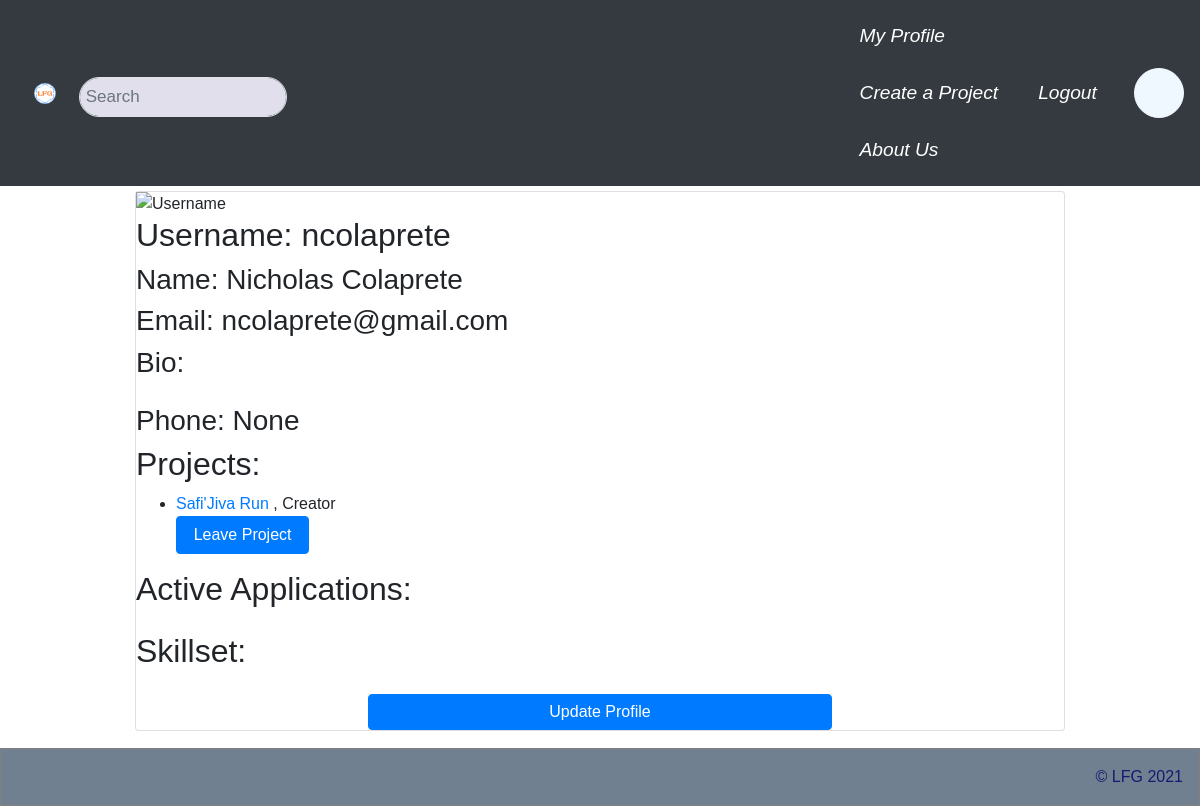
/accounts/profile/ (signed in), run on an earlier commit of the app's database.
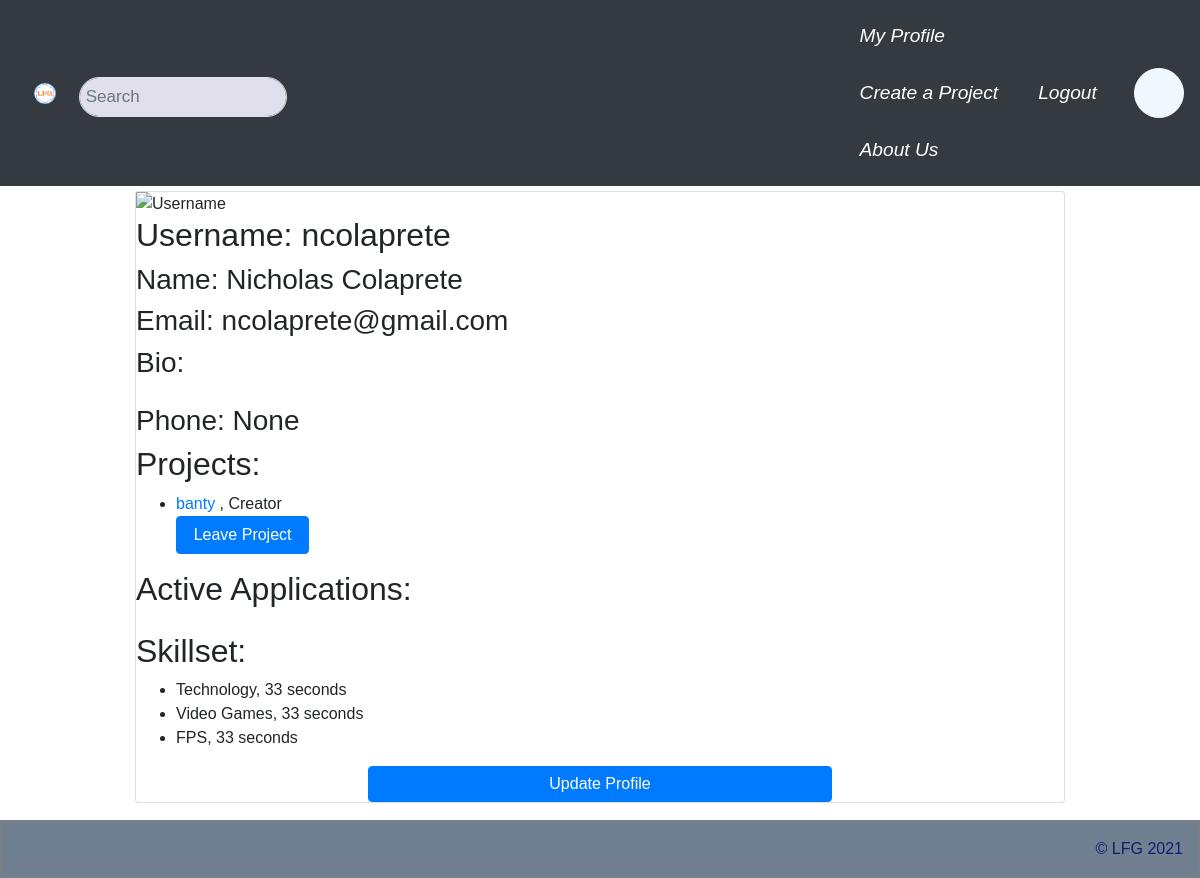
And on a later commit of the database.
### LFGCore/models.py (models this page shows, shortened)
class Member(models.Model):
  profile = models.ForeignKey(Profile, on_delete=models.CASCADE)
  project = models.ForeignKey(Project, on_delete=models.CASCADE)
  roles = models.ManyToManyField('Role', through='RolePeriod')
  is_owner = models.BooleanField()
  start_date = models.DateTimeField(default=now)
  end_date = models.DateTimeField(null=True)
  active = models.BooleanField(default=True)

class Project(models.Model):
  channels = models.ManyToManyField('ChatChannel', through='ProjectChannel')
  name = models.CharField(max_length=45)
  description = models.CharField(max_length=10000)
  start_date = models.DateTimeField(default=now)
  end_date = models.DateTimeField(null=True)
  active = models.BooleanField(default=True)
  objects = ProjectManager()

class Role(models.Model):
  project = models.ForeignKey(Project, on_delete=models.CASCADE)
  skills = models.ManyToManyField('Skill')
  title = models.CharField(max_length=45)
  description = models.CharField(max_length=1000)
  active = models.BooleanField(default=True)

class Skill(models.Model):
  parent = models.ForeignKey("self", on_delete=models.CASCADE, null=True)
  name = models.CharField(max_length=45)
  description = models.CharField(max_length=250)
  def __str__(self):
    return self.name

### LFGCore/views.py (the view)
# urls.py: path('accounts/profile/', views.profile, name='my_profile_view'),
@login_required
def profile(request, id=None):
  user = None
  if id == None:
    user = request.user
  else:
    user = User.objects.get(id=id)
  return render(request, 'LFGCore/profile.html', {
    "user": user,
    "is_own_profile": user == request.user,
    "memberships" : user.profile.member_set.filter(project__active=True),
    "skillset": user.profile.get_resume(),
    'logged_in' : request.user.is_authenticated
  })

### LFGCore/models.py (called while the page is built)
def format_time(hrs):
  seconds = math.floor((hrs * 3600) % 60)
  minutes = math.floor((hrs * 60) % 60)
  hours = math.floor(hrs % 24)
  days = math.floor((hrs / 24) % 30)
  months = math.floor((hrs / 720) % 12)
  years = math.floor(hrs / 8760)
  if minutes < 1:
    return f"{seconds} seconds"
  elif hours < 1:
    return f"{minutes} min, {seconds} sec"
  elif days < 1:
    return f"{hours} hrs, {minutes} min"
  elif months < 1:
    return f"{days} days, {hours} hrs"
  elif years < 1:
    return f"{months} months, {days} days"
  elif years < 3:
    return f"{years} years, {months} months"
  else:
    return f"{years} years"

  def get_resume(self):
    skillset = defaultdict(float)
    for membership in self.member_set.all():
      for period in membership.roleperiod_set.all():
        for skill in period.role.skills.all():
          skillset[skill] += period.duration()
    return [(skill, skillset[skill], format_time(skillset[skill])) for skill in skillset]

  def get_end(self):
    if self.end_date == None:
      return now()
    else:
      return self.end_date

  def duration(self):
    return (self.get_end() - self.start_date).total_seconds() / 3600

### LFGCore/templates/LFGCore/profile.html (shortened to what this page needs)
{% extends "LFGCore/base.html" %}
{% block content %}
<div class="card">
  <img src="image_defaultProfile.jpg" alt="Username" style="width:100%">
  <h2>Username: {{ user.username }}</h2>
  <h3>Name: {{ user.first_name }} {{ user.last_name }}</h3>
  <h3>Email: {{ user.email }}</h3>
  <h3>Bio:</h3>
  <h3>Phone: {{ user.profile.telephone_number }}</h3>
  <h2>Projects:</h2>
  <ul>
    {% for member in memberships %}
    <li>
      <a href="/project/{{ member.project.id }}/">{{ member.project.name }}</a>
        {% if member.roles.all %}
        , {{ member.roles.all.0.title }}
        {% endif %}
        {% if is_own_profile %}
        <form action="/membership/quit/{{ member.id }}/" method="post">
          <button class="btn btn-primary" type="submit">Leave Project</button>
        </form>
        {% endif %}
      </li>
      {% endfor %}
  </ul>
  <h2>Active Applications:</h2>
  <h2>Skillset:</h2>
  <ul>
    {% for skill, time, ftime in skillset %}
    <li>{{ skill }}, {{ ftime }}</li>
    {% endfor %}
  </ul>
  {% if is_own_profile %}
  <center>
    <form action="/accounts/profile/update/">
      <input class="btn btn-primary" type="submit" value="Update Profile" />
    </form>
  </center>
  {% endif %}
</div>
{% endblock content %}

What changed in the data, as far as the page shows it:
no longer on this page (row edited): Member: project.name "Safi'Jiva Run", roles.all.0 "Creator"
added Member: project.name "banty", roles.all.0 "Creator"
now on this page (row unchanged): Skill: name "Technology", ftime "33 seconds"
now on this page (row unchanged): Skill: name "Video Games", ftime "33 seconds"
now on this page (row unchanged): Skill: name "FPS", ftime "33 seconds"
